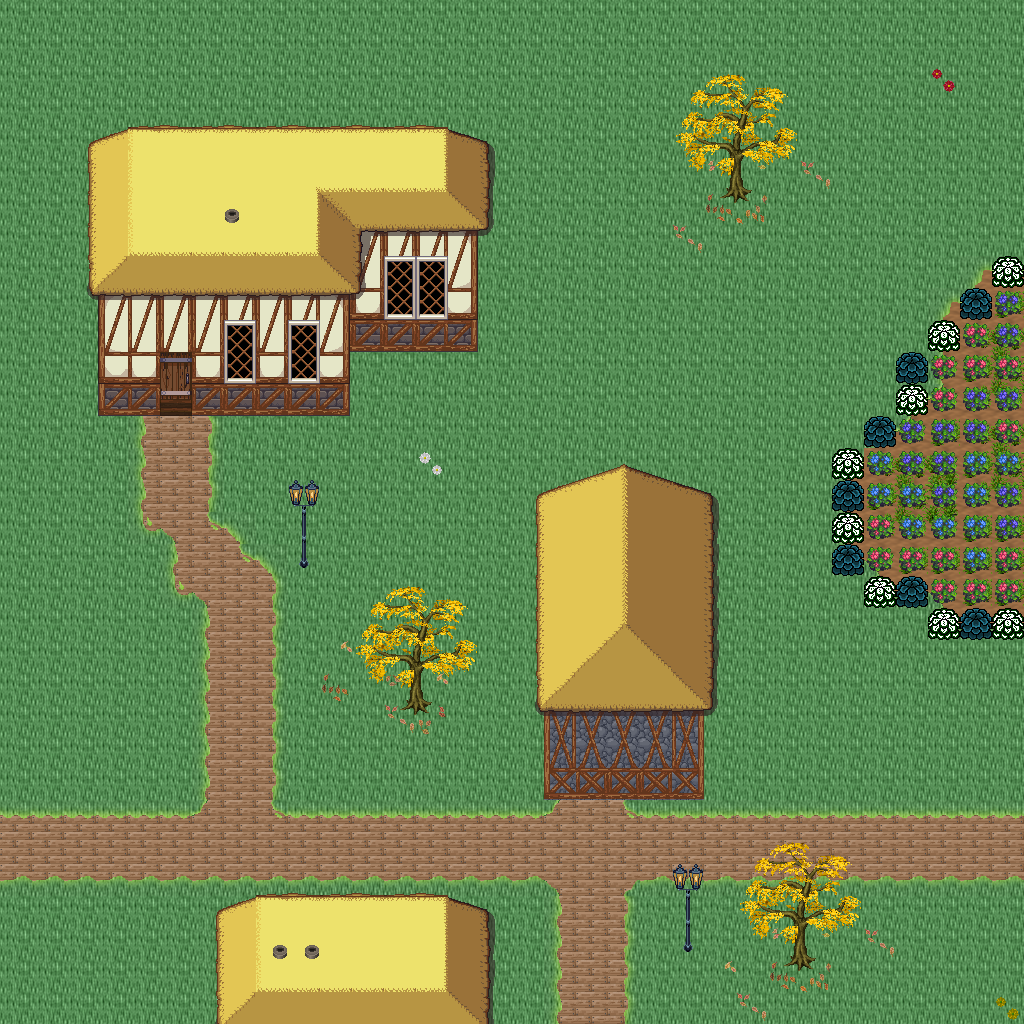

Rendered tile map (Tiled .tmx) drawn with the repository's tilesets; below, a short description and the map source with its tile grids summarised:
An orthogonal 32x32 tile map with 32x32 px tiles, 5 tile layers (Ground, Objects, Objects2, Above, ...), 1 hidden layer not drawn, 45 tilesets.

<map version="1.10" tiledversion="1.11.0" orientation="orthogonal" renderorder="right-down" width="32" height="32" tilewidth="32" tileheight="32" infinite="0" nextlayerid="11" nextobjectid="1">
 <tileset firstgid="1" name="logic_collision" tilewidth="32" tileheight="32" tilecount="1" columns="1">
  <image source="../drawable/logic_collision.png" width="32" height="32" />
 </tileset>
 <tileset firstgid="2" name="ground_ground" tilewidth="32" tileheight="32" tilecount="33" columns="3">
  <image source="../drawable/ground_ground.png" width="96" height="352" />
 </tileset>
 <tileset firstgid="35" name="building_castle" tilewidth="32" tileheight="32" tilecount="320" columns="20">
  <image source="../drawable/building_castle.png" width="640" height="512" />
 </tileset>
 <tileset firstgid="355" name="item_weapon_cannon" tilewidth="32" tileheight="32" tilecount="12" columns="3">
  <image source="../drawable/item_weapon_cannon.png" width="96" height="128" />
 </tileset>
 <tileset firstgid="367" name="item_pot_barrels_1" tilewidth="32" tileheight="32" tilecount="8" columns="4">
  <image source="../drawable/item_pot_barrels_1.png" width="128" height="64" />
 </tileset>
 <tileset firstgid="375" name="ground_grass_edges" tilewidth="32" tileheight="32" tilecount="36" columns="12">
  <image source="../drawable/ground_grass_edges.png" width="384" height="96" />
 </tileset>
 <tileset firstgid="411" name="ground_grass_corners" tilewidth="32" tileheight="32" tilecount="24" columns="6">
  <image source="../drawable/ground_grass_corners.png" width="192" height="128" />
 </tileset>
 <tileset firstgid="435" name="plant_vine" tilewidth="32" tileheight="32" tilecount="3" columns="1">
  <image source="../drawable/plant_vine.png" width="32" height="96" />
 </tileset>
 <tileset firstgid="438" name="ground_water_pool" tilewidth="32" tileheight="32" tilecount="72" columns="3">
  <image source="../drawable/ground_water_pool.png" width="96" height="768" />
 </tileset>
 <tileset firstgid="510" name="ground_earth_edges" tilewidth="32" tileheight="32" tilecount="18" columns="6">
  <image source="../drawable/ground_earth_edges.png" width="192" height="96" />
 </tileset>
 <tileset firstgid="528" name="building_decoration_chimney" tilewidth="32" tileheight="32" tilecount="2" columns="1">
  <image source="../drawable/building_decoration_chimney.png" width="32" height="64" />
 </tileset>
 <tileset firstgid="530" name="building_decoration_chimney_big" tilewidth="32" tileheight="32" tilecount="2" columns="1">
  <image source="../drawable/building_decoration_chimney_big.png" width="32" height="64" />
 </tileset>
 <tileset firstgid="532" name="plant_tree_fall_trees" tilewidth="32" tileheight="32" tilecount="40" columns="8">
  <image source="../drawable/plant_tree_fall_trees.png" width="256" height="160" />
 </tileset>
 <tileset firstgid="572" name="plant_tree_chestnut_tree" tilewidth="32" tileheight="32" tilecount="20" columns="4">
  <image source="../drawable/plant_tree_chestnut_tree.png" width="128" height="160" />
 </tileset>
 <tileset firstgid="592" name="plant_bush_hedge" tilewidth="32" tileheight="32" tilecount="35" columns="5">
  <image source="../drawable/plant_bush_hedge.png" width="160" height="224" />
 </tileset>
 <tileset firstgid="627" name="item_statue_gazingball_statue" tilewidth="32" tileheight="32" tilecount="12" columns="3">
  <image source="../drawable/item_statue_gazingball_statue.png" width="96" height="128" />
 </tileset>
 <tileset firstgid="639" name="plant_flower_red_blue_clusters" tilewidth="32" tileheight="32" tilecount="4" columns="1">
  <image source="../drawable/plant_flower_red_blue_clusters.png" width="32" height="128" />
 </tileset>
 <tileset firstgid="643" name="ground_cobbled_paving" tilewidth="32" tileheight="32" tilecount="1" columns="1">
  <image source="../drawable/ground_cobbled_paving.png" width="32" height="32" />
 </tileset>
 <tileset firstgid="644" name="furniture_light_lamp_blue" tilewidth="32" tileheight="32" tilecount="3" columns="1">
  <image source="../drawable/furniture_light_lamp_blue.png" width="32" height="96" />
 </tileset>
 <tileset firstgid="647" name="light_dim_light_7x5" tilewidth="32" tileheight="32" tilecount="35" columns="7">
  <image source="../drawable/light_dim_light_7x5.png" width="224" height="160" />
 </tileset>
 <tileset firstgid="682" name="light_light_5x5" tilewidth="32" tileheight="32" tilecount="25" columns="5">
  <image source="../drawable/light_light_5x5.png" width="160" height="160" />
 </tileset>
 <tileset firstgid="707" name="plant_leaves" tilewidth="32" tileheight="32" tilecount="8" columns="4">
  <image source="../drawable/plant_leaves.png" width="128" height="64" />
 </tileset>
 <tileset firstgid="715" name="plant_flower_flowers_mixed" tilewidth="32" tileheight="32" tilecount="16" columns="4">
  <image source="../drawable/plant_flower_flowers_mixed.png" width="128" height="128" />
 </tileset>
 <tileset firstgid="731" name="plant_bush_large_green" tilewidth="32" tileheight="32" tilecount="9" columns="3">
  <image source="../drawable/plant_bush_large_green.png" width="96" height="96" />
 </tileset>
 <tileset firstgid="740" name="plant_bush_hosta" tilewidth="32" tileheight="32" tilecount="9" columns="3">
  <image source="../drawable/plant_bush_hosta.png" width="96" height="96" />
 </tileset>
 <tileset firstgid="749" name="item_statue_fairypool" tilewidth="32" tileheight="32" tilecount="16" columns="2">
  <image source="../drawable/item_statue_fairypool.png" width="64" height="256" />
 </tileset>
 <tileset firstgid="765" name="item_statue_grey_stone" tilewidth="32" tileheight="32" tilecount="4" columns="2">
  <image source="../drawable/item_statue_grey_stone.png" width="64" height="64" />
 </tileset>
 <tileset firstgid="769" name="item_statue_plants_potted_stone" tilewidth="32" tileheight="32" tilecount="6" columns="3">
  <image source="../drawable/item_statue_plants_potted_stone.png" width="96" height="64" />
 </tileset>
 <tileset firstgid="775" name="plant_flower_daisy_blue" tilewidth="32" tileheight="32" tilecount="8" columns="2">
  <image source="../drawable/plant_flower_daisy_blue.png" width="64" height="128" />
 </tileset>
 <tileset firstgid="783" name="plant_flower_daisy_red" tilewidth="32" tileheight="32" tilecount="8" columns="2">
  <image source="../drawable/plant_flower_daisy_red.png" width="64" height="128" />
 </tileset>
 <tileset firstgid="791" name="plant_flower_daisy_white" tilewidth="32" tileheight="32" tilecount="8" columns="2">
  <image source="../drawable/plant_flower_daisy_white.png" width="64" height="128" />
 </tileset>
 <tileset firstgid="799" name="plant_flower_daisy_yellow" tilewidth="32" tileheight="32" tilecount="8" columns="2">
  <image source="../drawable/plant_flower_daisy_yellow.png" width="64" height="128" />
 </tileset>
 <tileset firstgid="807" name="furniture_chair_bench_white" tilewidth="32" tileheight="32" tilecount="8" columns="2">
  <image source="../drawable/furniture_chair_bench_white.png" width="64" height="128" />
 </tileset>
 <tileset firstgid="815" name="plant_bush_bricked_bushes" tilewidth="32" tileheight="32" tilecount="6" columns="2">
  <image source="../drawable/plant_bush_bricked_bushes.png" width="64" height="96" />
 </tileset>
 <tileset firstgid="821" name="plant_stump_small_stump" tilewidth="32" tileheight="32" tilecount="4" columns="2">
  <image source="../drawable/plant_stump_small_stump.png" width="64" height="64" />
 </tileset>
 <tileset firstgid="825" name="item_firewood" tilewidth="32" tileheight="32" tilecount="12" columns="3">
  <image source="../drawable/item_firewood.png" width="96" height="128" />
 </tileset>
 <tileset firstgid="837" name="item_campfires" tilewidth="32" tileheight="32" tilecount="2" columns="2">
  <image source="../drawable/item_campfires.png" width="64" height="32" />
 </tileset>
 <tileset firstgid="839" name="building_wall_int_sandstone" tilewidth="32" tileheight="32" tilecount="15" columns="3">
  <image source="../drawable/building_wall_int_sandstone.png" width="96" height="160" />
 </tileset>
 <tileset firstgid="854" name="logic_creature_rodent" tilewidth="32" tileheight="32" tilecount="8" columns="8">
  <image source="../drawable/logic_creature_rodent.png" width="256" height="32" />
 </tileset>
 <tileset firstgid="862" name="ground_ground_3" tilewidth="32" tileheight="32" tilecount="5" columns="5">
  <image source="../drawable/ground_ground_3.png" width="160" height="32" />
 </tileset>
 <tileset firstgid="867" name="building_cottage" tilewidth="32" tileheight="32" tilecount="256" columns="16">
  <image source="../drawable/building_cottage.png" width="512" height="512" />
 </tileset>
 <tileset firstgid="1123" name="building_roof_thatched_roof" tilewidth="32" tileheight="32" tilecount="256" columns="16">
  <image source="../drawable/building_roof_thatched_roof.png" width="512" height="512" />
 </tileset>
 <tileset firstgid="1379" name="building_door_doors" tilewidth="32" tileheight="32" tilecount="256" columns="16">
  <image source="../drawable/building_door_doors.png" width="512" height="512" />
 </tileset>
 <tileset firstgid="1635" name="building_window_windows" tilewidth="32" tileheight="32" tilecount="256" columns="16">
  <image source="../drawable/building_window_windows.png" width="512" height="512" />
 </tileset>
 <tileset firstgid="1891" name="logic_portal" tilewidth="32" tileheight="32" tilecount="24" columns="8">
  <image source="../drawable/logic_portal.png" width="256" height="96" />
 </tileset>
 <layer id="1" name="Ground" width="32" height="32">
  <data>[1024 cells, 1024 non-empty, 8 distinct tile ids]</data>
 </layer>
 <layer id="2" name="Objects" width="32" height="32">
  <data>[1024 cells, 223 non-empty, 48 distinct tile ids]</data>
 </layer>
 <layer id="3" name="Objects2" width="32" height="32">
  <data>[1024 cells, 80 non-empty, 17 distinct tile ids]</data>
 </layer>
 <layer id="4" name="Above" width="32" height="32">
  <data>[1024 cells, 243 non-empty, 57 distinct tile ids]</data>
 </layer>
 <layer id="5" name="Above2" width="32" height="32">
  <data>[1024 cells, 3 non-empty, 2 distinct tile ids]</data>
 </layer>
 <layer id="6" name="Walkable" width="32" height="32" visible="0">
  <data>[1024 cells, 189 non-empty, 1 distinct tile ids]</data>
 </layer>
 <objectgroup id="7" name="Mapevents" />
 <objectgroup id="8" name="Spawn" />
 <objectgroup id="9" name="Keys" />
 <objectgroup id="10" name="Replace" />
</map>
